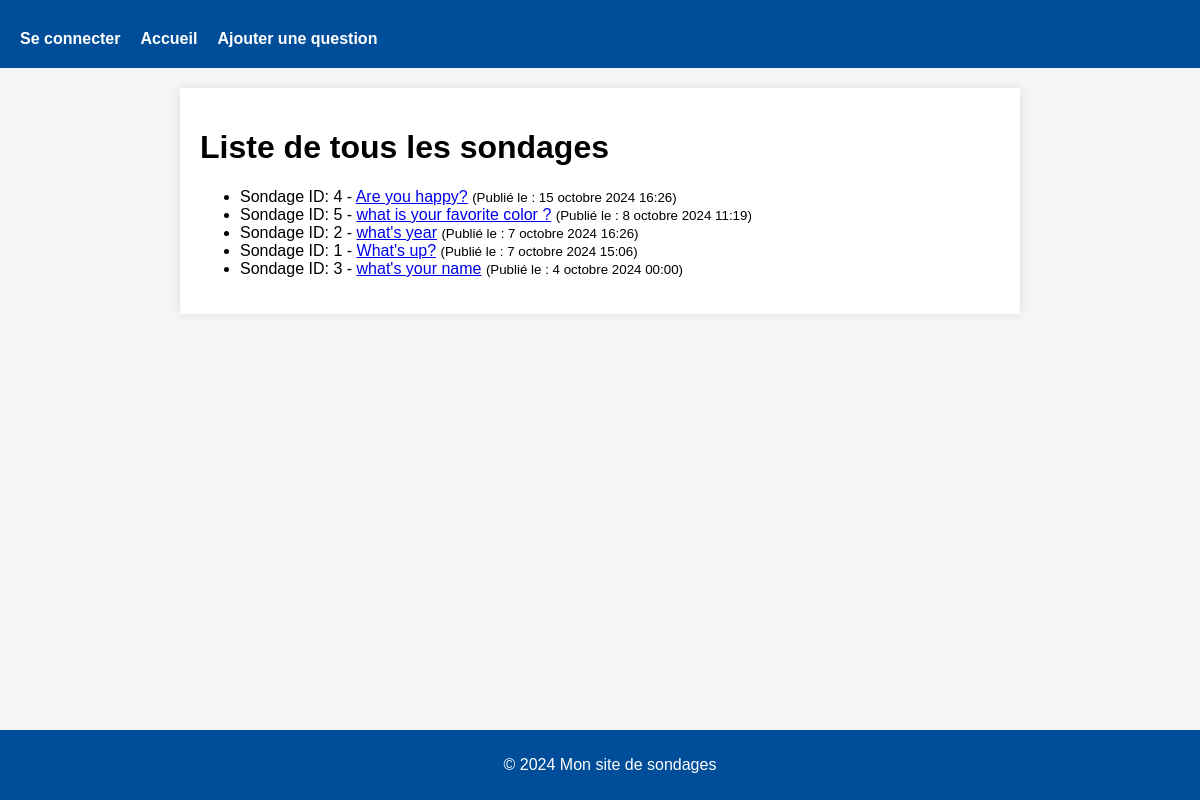
Page /polls/all/ on the earlier database version.
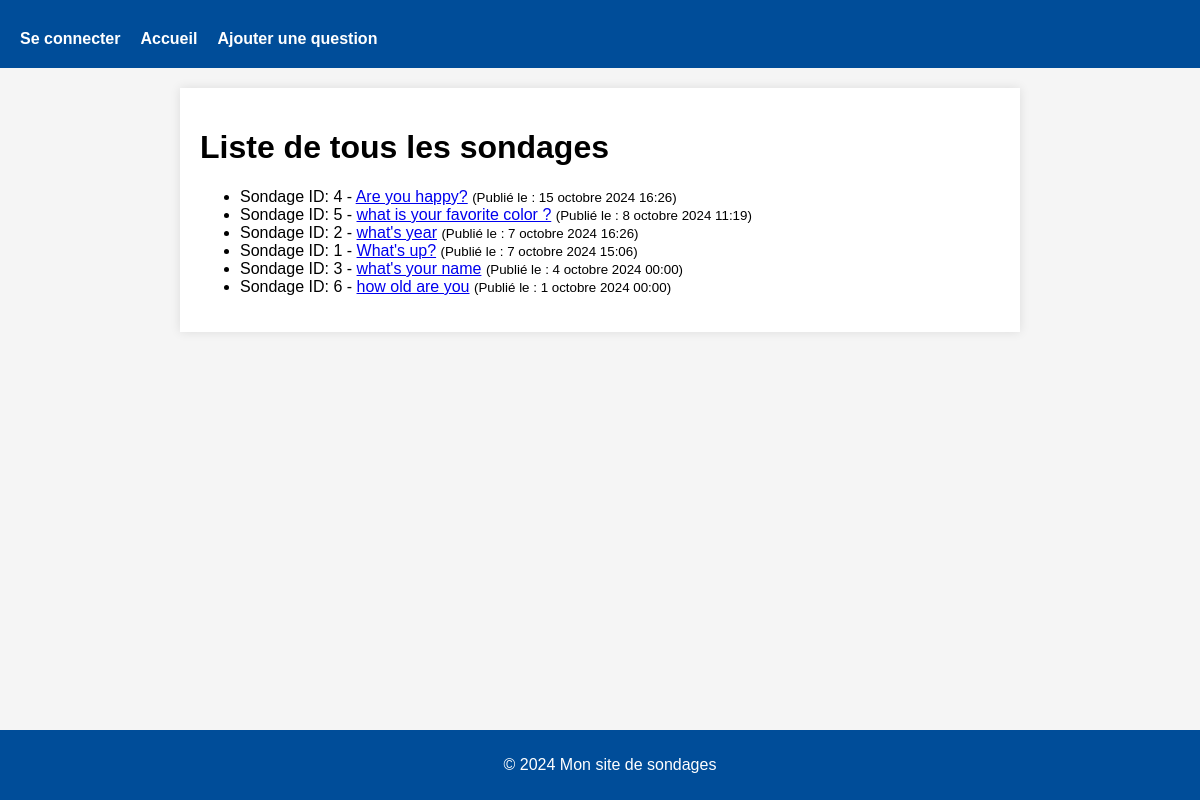
Same page on the later database version.
### polls/models.py (models this page shows, shortened)
class Question(models.Model):
    question_text = models.CharField(max_length=200)
    pub_date = models.DateTimeField("date published")

### polls/views.py (the view)
# urls.py: path('all/', views.AllPollsView.as_view(), name='all_polls'),
class AllPollsView(generic.ListView):
    template_name = 'polls/all_polls.html'
    context_object_name = 'all_questions'
    def get_queryset(self):
        return Question.objects.order_by("-pub_date")

### polls/templates/polls/all_polls.html (shortened to what this page needs)
{% extends "base.html" %}
{% block main %}
<h1>Liste de tous les sondages</h1>
{% if all_questions %}
    <ul>
    {% for question in all_questions %}
        <li>
            Sondage ID: {{ question.id }} -
            <a href="{% url 'polls:frequency' question.id %}">{{ question.question_text }}</a>
            <small>(Publié le : {{ question.pub_date }})</small>
        </li>
    {% endfor %}
    </ul>
{% else %}
    <p>Aucun sondage disponible.</p>
{% endif %}
{% endblock %}

Differences in the rows shown:
added Question: id "6", question_text "how old are you", pub_date "1 octobre 2024 00:00"
